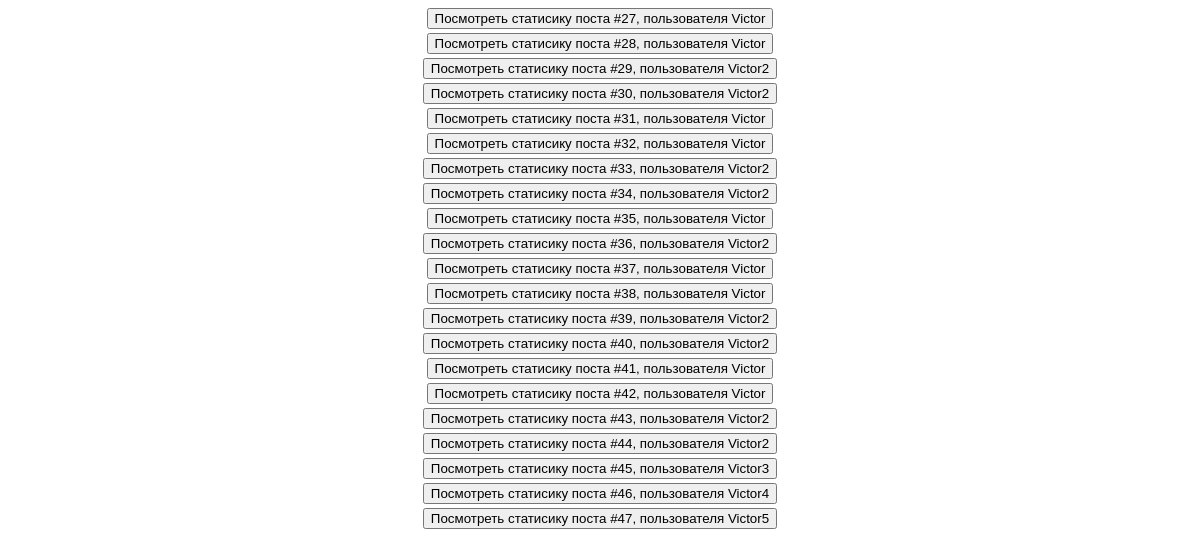
/alldata/, run on an earlier commit of the app's database.
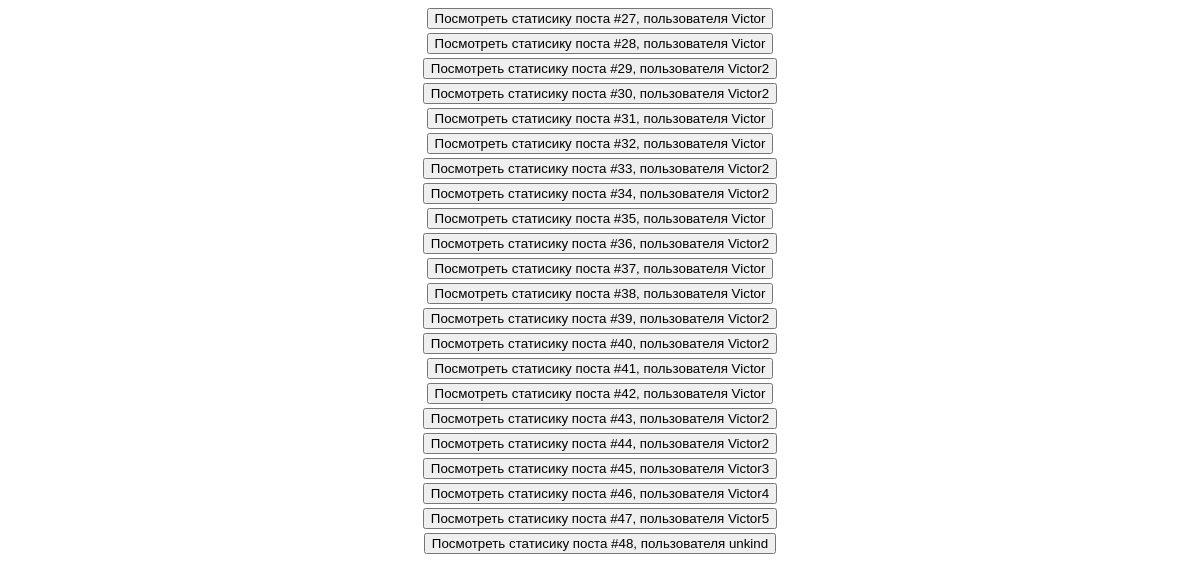
And on a later commit of the database.
### keystroke/models.py (models this page shows, shortened)
class Post(models.Model):
    text = models.TextField(max_length=999999, default="", verbose_name='Текст', blank=True)
    pure_data = JSONField()
    date_post = models.DateTimeField(auto_now_add=True, verbose_name='Дата создания')
    user_post = models.ForeignKey(settings.AUTH_USER_MODEL, related_name='us_post', default="", on_delete=models.CASCADE)

class User(AbstractUser):
    image_user = models.TextField(max_length=200, default="oneProf.png", verbose_name='Название картинки', blank=True)
    path_data = models.TextField(max_length=200, default="", verbose_name='Название каталога', blank=True)
    color = models.TextField(max_length=200, default="#507299", verbose_name='Цвет шрифта', blank=False)
    class Meta(AbstractUser.Meta):
        swappable = 'AUTH_USER_MODEL'

### keystroke/views.py (the view)
# urls.py: path(r'alldata/', keystroke.alldata),
def alldata(request):
    post = Post.objects.all()
    args = {}
    args.update(csrf(request))
    args['username'] = auth.get_user(request)
    args['post'] = post
    print (request, request.POST)
    return render(request, 'posts.html', args)

### templates/posts.html
{% block content %}
    {% for message in post %}
        <button type="button" onclick="see_data(this)" indicator="send"
                class="Button" style="margin: 4px auto; display: block;" post_id="{{message.id}}">
                Посмотреть статисику поста #{{message.id}}, пользователя {{message.user_post.username}}
        </button>
    {% endfor %}
{% endblock content %}

What changed in the data, as far as the page shows it:
added Post: id "48", user_post.username "unkind"
